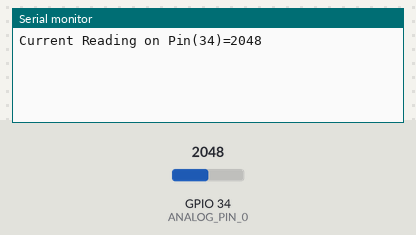
Simulated run of this sketch. Board: ESP32. On the bench: the last lines printed to the serial monitor. Inputs (shaded band) come from the test bench; at power-on: GPIO 34 (ANALOG_PIN_0) = 2048.

Above: at 4.8 s.
4.9 s: GPIO 34 (ANALOG_PIN_0) set to 2866
At 6.2 s:
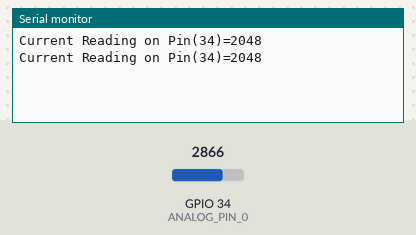
9.9 s: GPIO 34 (ANALOG_PIN_0) set to 3603
At 13.6 s:
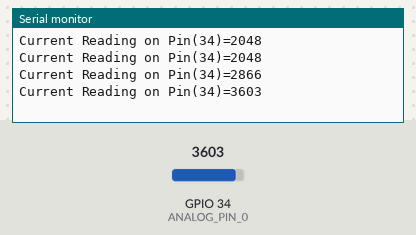
Timing chart, 0 to 15.1 s (numbered marks = the images above; inputs shaded):
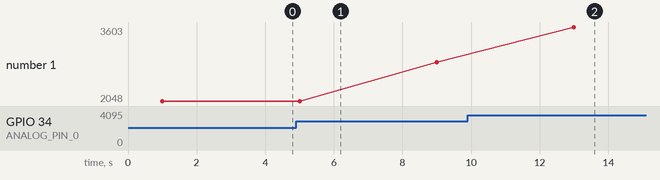

The sketch:

3_10_adc.ino
```cpp
#define ANALOG_PIN_0   34

void setup(){
  Serial.begin(115200);
  pinMode(ANALOG_PIN_0,INPUT);
}

void loop() {
  int analog_value = 0;
  analog_value = analogRead(ANALOG_PIN_0);
  delay(1000);
  Serial.printf("Current Reading on Pin(%d)=%d\n",ANALOG_PIN_0,analog_value);
  delay(3000);
}
```

Measured:
- after the input at 9.9 s, the serial monitor: prints a new line after 3.1 s (image 2)
- plotted number 1: 2048 → 2866 after the input at 4.9 s, 2866 → 3603 after the input at 9.9 s
